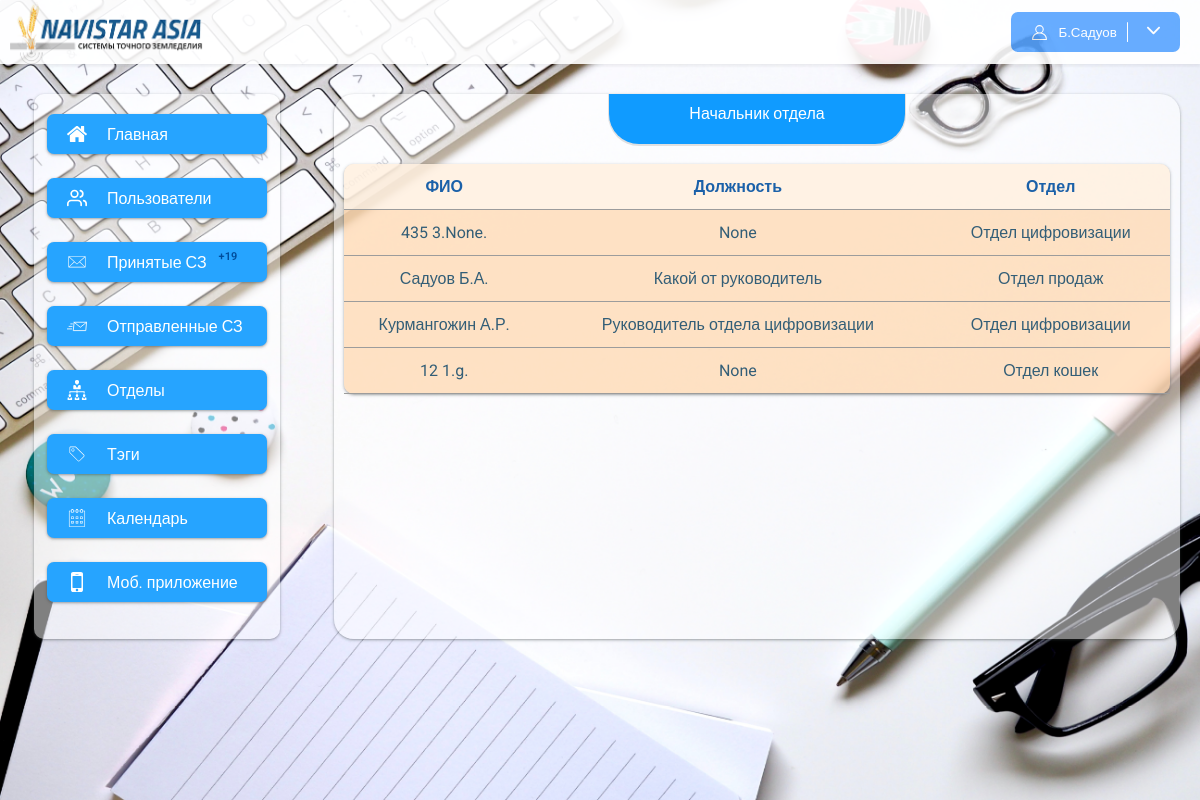
Screenshot of /roles/1 (signed in) with the database file from the repository.
### app/models.py (models this page shows, shortened)
class Role(models.Model):
    name = models.CharField(max_length=120)
    code = models.CharField(max_length=120, null=True, blank=True)
    class Meta:
        verbose_name = "Роль"
        verbose_name_plural = "Роли"

class Profile(models.Model):
    picture = models.FileField(upload_to="users_avatar", null=True, blank=True)
    position = models.CharField(max_length=300, null=True, blank=True)
    user = models.OneToOneField(User, on_delete=models.CASCADE, related_name="profile")
    patronymic = models.CharField(max_length=120, null=True, blank=True)
    signature = models.FileField(upload_to='user_signatures', null=True, blank=True)
    is_admin = models.BooleanField(default=False)
    role = models.ForeignKey(Role, on_delete=models.PROTECT, null=True, blank=True, related_name="users")
    department = models.ForeignKey(Department, on_delete=models.PROTECT, null=True, blank=True, related_name="profiles")
    mobile = models.CharField(max_length=100, null=True, blank=True)
    birth_date = models.DateField(null=True, blank=True)
    blocked = models.BooleanField(default=False)
    class Meta:
        verbose_name = "Профиль"
        verbose_name_plural = "Профили"

class Department(models.Model):
    picture = models.FileField(upload_to='department_pictures', null=True, blank=True)
    name = models.CharField(max_length=200)
    archive = models.BooleanField(default=False)
    def __str__(self):
        return self.name
    class Meta:
        verbose_name = "Отдел"
        verbose_name_plural = "Отделы"

### app/views.py (the view)
# urls.py: path("roles/<int:pk>", role_detail, name="role_detail"),
@login_required()
def role_detail(request, pk):
    role = Role.objects.get(pk=pk)
    return render(request, "role_detail.html", {"role": role})

### app/context_processors.py (called while the page is built)
def unReadNotes(request):
    if request.user.is_anonymous:
        return {}
    user = request.user
    unReadCount = NoteUsers.objects.filter(user=user).filter(note__user_index__gte=F('index')).order_by('-pk').filter(is_read=False).count()
    return {
        "unReadCount": unReadCount
    }

### app/templates/role_detail.html (shortened to what this page needs)
{% extends 'base.html' %}
{% block content %}
<div class="content">
    <div class="content_title">
        {{ role.name }}
    </div>
    <table class="my_table">
        <tr>
            <th class="my_th">ФИО</th>
            <th class="my_th">Должность</th>
            <th class="my_th">Отдел</th>
        </tr>
        {% for i in role.users.all %}
        <tr>
            <td class="my_td">{{ i.user.last_name }} {{ i.user.first_name|slice:"1" }}.{{ i.patronymic|slice:"1" }}.</td>
            <td class="my_td">{{ i.position }}</td>
            <td class="my_td">{{ i.department }}</td>
        </tr>
        {% endfor %}
    </table>
</div>
{% endblock %}

### app/templates/base.html (shortened to what this page needs)
{% load static %}
<!DOCTYPE html>
<html>
<head>
    <link rel="stylesheet" href="{% static 'css/style.css' %}">
</head>
<body>
<div class="wrapper">
    <div class="header">
        <img src="{% static 'img/navistar.png' %}" height="100%">
        <button class="profile_button">
            {% if request.user.is_authenticated %}
            <img src="{% static 'img/profile.svg' %}" alt="" width="17px" height="17px">
				<span>
					{{ request.user.first_name|slice:"1" }}.{{ request.user.last_name }}
				</span>
            <span style="cursor: pointer" onclick="show_menu()">
                <img src="{% static 'img/arrow.svg' %}" alt="" width="13px" height="13px">
            </span>
            {% else %}
            <span>Войти</span>
            {% endif %}
        </button>
    </div>
    <div class="main">
        {% include 'include/sidebar_menu.html' %}
        {% block content %}
        {% endblock %}
    </div>
</div>
<img class="background" src="{% static 'img/15.jpg' %}">
</body>
</html>

### app/static/css/style.css (style rules this page uses)
body { padding:0px; margin:0px; overflow-x:hidden; font-family: 'Roboto', sans-serif; }
.wrapper { width:100%; position: absolute; }
.background { height: 100vh; position: fixed; z-index: -1; width:100%; }
.header { box-shadow: 0px 2px 3px rgba(57, 57, 57, 0.09); height: 64px; background-color: #fff; opacity: .9; display: flex; justify-content: space-between; align-items: center; }
.header img { margin-left: 10px; }
.profile_button { background-color: #58A5FF; border-width: 0px; padding: 10px; color:white; border-radius: 7px; display: flex; margin-right:20px; align-items: center; }
.profile_button img { margin-right:10px; }
.main { display: flex; flex-direction: row; }
.content { flex-grow: 1; padding: 10px; padding-bottom:30px; min-height: 500px; margin:30px 20px; background: rgba(255, 255, 255, 0.5); box-shadow: 0px 4px 4px rgba(204, 204, 204, 0.25); box-shadow: 0 1px 2px 0 rgb(60 64 67 / 30%), 0 1px 3px 1px rgb(60 64 67 / 15%); border-radius: 20px; }
.content_title { padding: 10px 80px; border-bottom-right-radius: 30px; border-bottom-left-radius: 30px; font-family: 'Montserrat', sans-serif; color: #ffffff; width: fit-content; margin: auto; display: block; box-shadow: 0px 1px 0px 1px #78787836; background: #348cfb; background:#77a7ff; background:#109bff; height: 30px; margin-top: -10px; }
.my_table { border-spacing: 0px; width: 100%; background: #ffd3a5a6; max-width: 1200px; margin: auto; margin-top: 20px; box-shadow: 0 1px 2px 0 rgb(60 64 67 / 30%), 0 1px 3px 1px rgb(60 64 67 / 15%); border-radius: 10px; }
.my_td, .my_th { color: #335e77; text-align: center; padding: 13px 10px; border-bottom: 1px solid #9c9c9c; }
.my_th:first-child { border-top-left-radius:10px; }
.my_th:last-child { border-top-right-radius:10px; }
.my_th { background:blanchedalmond; color: #1b61a9; background: #ffffff8c; }

### rows the page displays
Role: name "Начальник отдела"
Profile: user.last_name "435", user.first_name "3", patronymic "None", position "None", department "Отдел цифровизации"
Profile: user.last_name "Садуов", user.first_name "Б", patronymic "А", position "Какой от руководитель", department "Отдел продаж"
Profile: user.last_name "Курмангожин", user.first_name "А", patronymic "Р", position "Руководитель отдела цифровизации", department "Отдел цифровизации"
Profile: user.last_name "12", user.first_name "1", patronymic "g", position "None", department "Отдел кошек"

### other values shown
{{ request.user.first_name|slice:"1" }} "Б"
{{ request.user.last_name }} "Садуов"
{{ unReadCount }} "19"
